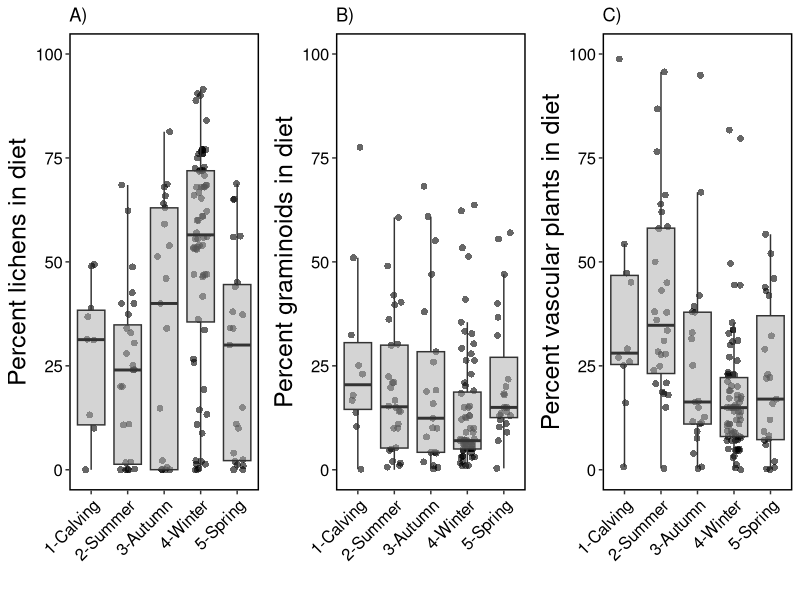

This chart was generated by the following R code:


library(data.table)
library(ggplot2)
library(gridExtra)

sub <- fread("output/clean-data.csv")

sub[, .N, by = "author_yr"]


png("figures/fig1.png", width = 8000, height = 4000, units = "px", res = 600)
aa <- ggplot(sub, 
       aes(season, lichen, fill=season)) + 
  geom_jitter(color = "black", 
              shape = 16,
              position = position_jitter(0.2),
              size = 2,
              alpha = 0.6) +
  geom_boxplot(fill = "darkgrey", 
               alpha = 0.5,
               outlier.color = NA) + 
  ylab("Percent lichens in diet") + xlab("") +
  ylim(0,100) +
  ggtitle("A)") +
  theme(legend.position = 'none',
    legend.key = element_blank(),
    legend.text = element_text(size = 12, color = "black"),
    legend.title = element_blank(),
    axis.title = element_text(size=18),
    axis.text.y = element_text(size=12, color = "black"),
    axis.text.x = element_text(size = 12, color = "black", angle = 45, hjust = 1), 
    strip.text  = element_text(size = 16),
    strip.background = element_rect(colour="black", size = 1, fill = "white"),
    panel.grid.minor = element_blank(),
    panel.background = element_blank(),
    panel.border = element_rect(colour = "black", fill=NA, size=1)) 

bb <- ggplot(sub, 
             aes(season, graminoid, fill=season)) + 
  geom_jitter(color = "black", 
              shape = 16,
              position = position_jitter(0.2),
              size = 2,
              alpha = 0.6) +
  geom_boxplot(fill = "darkgrey", 
               alpha = 0.5,
               outlier.color = NA) + 
  ylab("Percent graminoids in diet") + xlab("") +
  ylim(0,100) +
  ggtitle("B)") +
  theme(legend.position = 'none',
        legend.key = element_blank(),
        legend.text = element_text(size = 12, color = "black"),
        legend.title = element_blank(),
        axis.title = element_text(size=18),
        axis.text.y = element_text(size=12, color = "black"),
        axis.text.x = element_text(size = 12, color = "black", angle = 45, hjust = 1), 
        strip.text  = element_text(size = 16),
        strip.background = element_rect(colour="black", size = 1, fill = "white"),
        panel.grid.minor = element_blank(),
        panel.background = element_blank(),
        panel.border = element_rect(colour = "black", fill=NA, size=1)) 

cc <- ggplot(sub, 
             aes(season, vascular, fill=season)) + 
  geom_jitter(color = "black", 
              shape = 16,
              position = position_jitter(0.2),
              size = 2,
              alpha = 0.6) +
  geom_boxplot(fill = "darkgrey", 
               alpha = 0.5,
               outlier.color = NA) + 
  ylab("Percent vascular plants in diet") + xlab("") +
  ylim(0,100) +
  ggtitle("C)") +
  theme(legend.position = 'none',
        legend.key = element_blank(),
        legend.text = element_text(size = 12, color = "black"),
        legend.title = element_blank(),
        axis.title = element_text(size=18),
        axis.text.y = element_text(size=12, color = "black"),
        axis.text.x = element_text(size = 12, color = "black", angle = 45, hjust = 1), 
        strip.text  = element_text(size = 16),
        strip.background = element_rect(colour="black", size = 1, fill = "white"),
        panel.grid.minor = element_blank(),
        panel.background = element_blank(),
        panel.border = element_rect(colour = "black", fill=NA, size=1)) 


grid.arrange(aa,bb, cc, nrow = 1)

dev.off()

